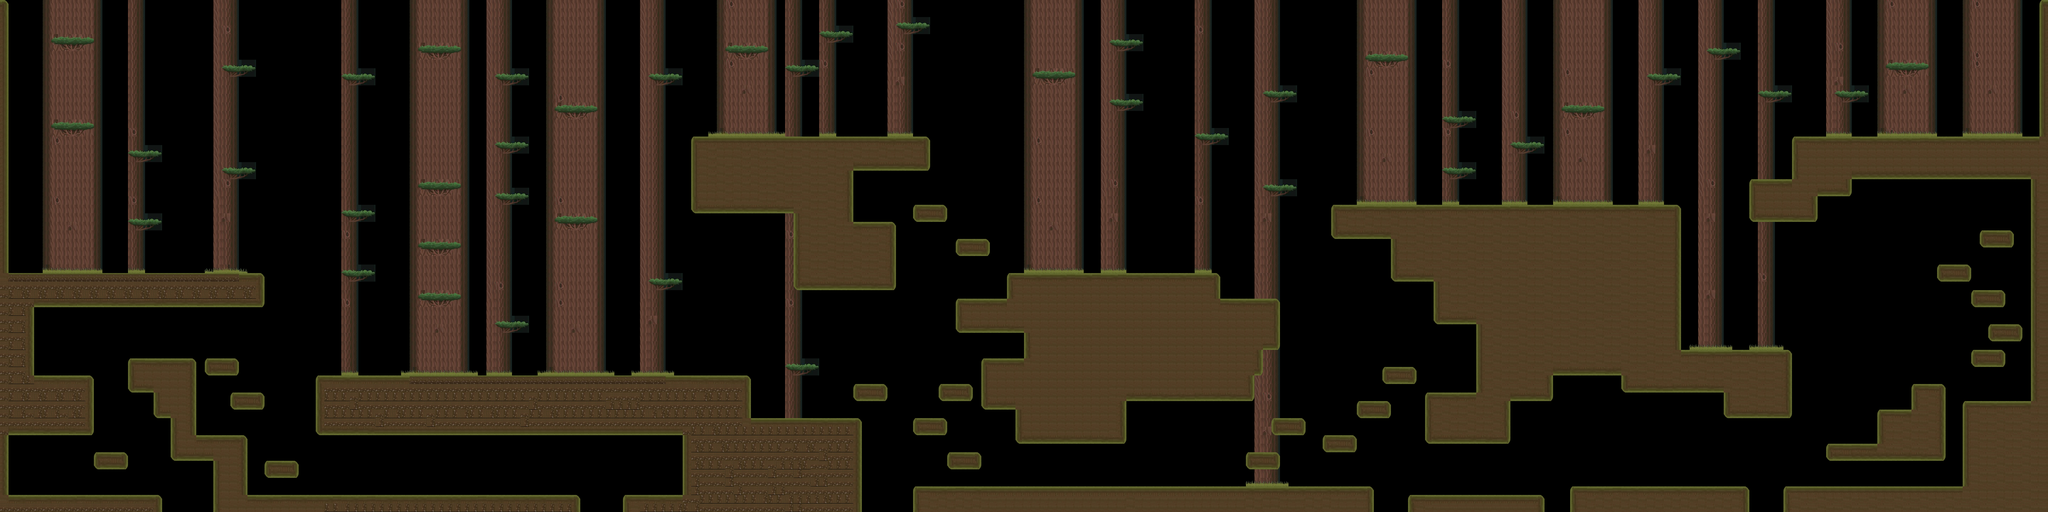

A level layout from a 2D game, rendered from its tile map. Below: a short description, then the map file with tile-grid data replaced by summaries:
An orthogonal 240x60 tile map with 32x32 px tiles, 2 tile layers (Back, Floor), 4 tilesets and 24 objects (12x Trash, 12x Enemy).

<map version="1.0" orientation="orthogonal" renderorder="right-down" width="240" height="60" tilewidth="32" tileheight="32">
 <tileset firstgid="1" name="suelo" tilewidth="32" tileheight="32">
  <image source="test.png" width="192" height="192" />
  <tile id="0">
   <properties>
    <property name="tileType" value="air" />
   </properties>
  </tile>
  <tile id="1">
   <properties>
    <property name="tileType" value="air" />
   </properties>
  </tile>
  <tile id="2">
   <properties>
    <property name="tileType" value="air" />
   </properties>
  </tile>
  <tile id="3">
   <properties>
    <property name="tileType" value="air" />
   </properties>
  </tile>
  <tile id="5">
   <properties>
    <property name="tileType" value="air" />
   </properties>
  </tile>
  <tile id="19">
   <properties>
    <property name="tileType" value="air" />
   </properties>
  </tile>
  <tile id="20">
   <properties>
    <property name="tileType" value="air" />
   </properties>
  </tile>
 </tileset>
 <tileset firstgid="37" name="back" tilewidth="32" tileheight="32">
  <image source="tiled.png" width="160" height="192" />
  <tile id="5">
   <properties>
    <property name="tileType" value="air" />
   </properties>
  </tile>
  <tile id="6">
   <properties>
    <property name="tileType" value="air" />
   </properties>
  </tile>
  <tile id="7">
   <properties>
    <property name="tileType" value="air" />
   </properties>
  </tile>
  <tile id="8">
   <properties>
    <property name="tileType" value="air" />
   </properties>
  </tile>
  <tile id="9">
   <properties>
    <property name="tileType" value="air" />
   </properties>
  </tile>
  <tile id="15">
   <properties>
    <property name="tileType" value="air" />
   </properties>
  </tile>
  <tile id="16">
   <properties>
    <property name="tileType" value="air" />
   </properties>
  </tile>
  <tile id="17">
   <properties>
    <property name="tileType" value="air" />
   </properties>
  </tile>
  <tile id="18">
   <properties>
    <property name="tileType" value="air" />
   </properties>
  </tile>
  <tile id="19">
   <properties>
    <property name="tileType" value="air" />
   </properties>
  </tile>
 </tileset>
 <tileset firstgid="67" name="try" tilewidth="32" tileheight="32">
  <image source="try.png" width="128" height="64" />
  <tile id="0">
   <properties>
    <property name="tileType" value="air" />
   </properties>
  </tile>
  <tile id="1">
   <properties>
    <property name="tileType" value="air" />
   </properties>
  </tile>
  <tile id="2">
   <properties>
    <property name="tileType" value="air" />
   </properties>
  </tile>
  <tile id="3">
   <properties>
    <property name="tileType" value="air" />
   </properties>
  </tile>
 </tileset>
 <tileset firstgid="75" name="dirt" tilewidth="32" tileheight="32">
  <image source="dirt3.png" width="256" height="128" />
  <tile id="12">
   <properties>
    <property name="tileType" value="air" />
   </properties>
  </tile>
  <tile id="13">
   <properties>
    <property name="tileType" value="air" />
   </properties>
  </tile>
  <tile id="14">
   <properties>
    <property name="tileType" value="air" />
   </properties>
  </tile>
  <tile id="20">
   <properties>
    <property name="tileType" value="air" />
   </properties>
  </tile>
  <tile id="21">
   <properties>
    <property name="tileType" value="air" />
   </properties>
  </tile>
  <tile id="22">
   <properties>
    <property name="tileType" value="air" />
   </properties>
  </tile>
 </tileset>
 <layer name="Back" width="240" height="60">
  <data>[14400 cells, 12767 non-empty, 8 distinct tile ids]</data>
 </layer>
 <layer name="Floor" width="240" height="60">
  <data>[14400 cells, 14400 non-empty, 59 distinct tile ids]</data>
 </layer>
 <objectgroup name="Objects" width="240" height="60">
  <object name="Trash" type="Trash" x="2432" y="1754" width="32" height="32" />
  <object name="Enemy" type="Enemy" x="1960" y="1720" width="50" height="60" />
  <object name="Enemy" type="Enemy" x="671" y="882" width="50" height="60" />
  <object name="Enemy" type="Enemy" x="2615" y="1270" width="50" height="60" />
  <object name="Enemy" type="Enemy" x="3183" y="358" width="50" height="60" />
  <object name="Enemy" type="Enemy" x="4283" y="842" width="50" height="60" />
  <object name="Enemy" type="Enemy" x="5907" y="598" width="50" height="60" />
  <object name="Enemy" type="Enemy" x="6295" y="1694" width="50" height="60" />
  <object name="Enemy" type="Enemy" x="4383" y="1690" width="50" height="60" />
  <object name="Enemy" type="Enemy" x="155" y="1718" width="50" height="60" />
  <object name="Enemy" type="Enemy" x="7539" y="1386" width="50" height="60" />
  <object name="Enemy" type="Enemy" x="6487" y="1174" width="50" height="60" />
  <object name="Enemy" type="Enemy" x="7303" y="370" width="50" height="60" />
  <object name="Trash" type="Trash" x="200" y="1320" width="32" height="32" />
  <object name="Trash" type="Trash" x="256" y="388" width="32" height="32" />
  <object name="Trash" type="Trash" x="1616" y="84" width="32" height="32" />
  <object name="Trash" type="Trash" x="5904" y="316" width="32" height="32" />
  <object name="Trash" type="Trash" x="5408" y="1360" width="32" height="32" />
  <object name="Trash" type="Trash" x="3736" y="1280" width="32" height="32" />
  <object name="Trash" type="Trash" x="7464" y="772" width="32" height="32" />
  <object name="Trash" type="Trash" x="7124" y="172" width="32" height="32" />
  <object name="Trash" type="Trash" x="5536" y="1728" width="32" height="32" />
  <object name="Trash" type="Trash" x="4200" y="52" width="32" height="32" />
  <object name="Trash" type="Trash" x="3408" y="4" width="32" height="32" />
 </objectgroup>
</map>
